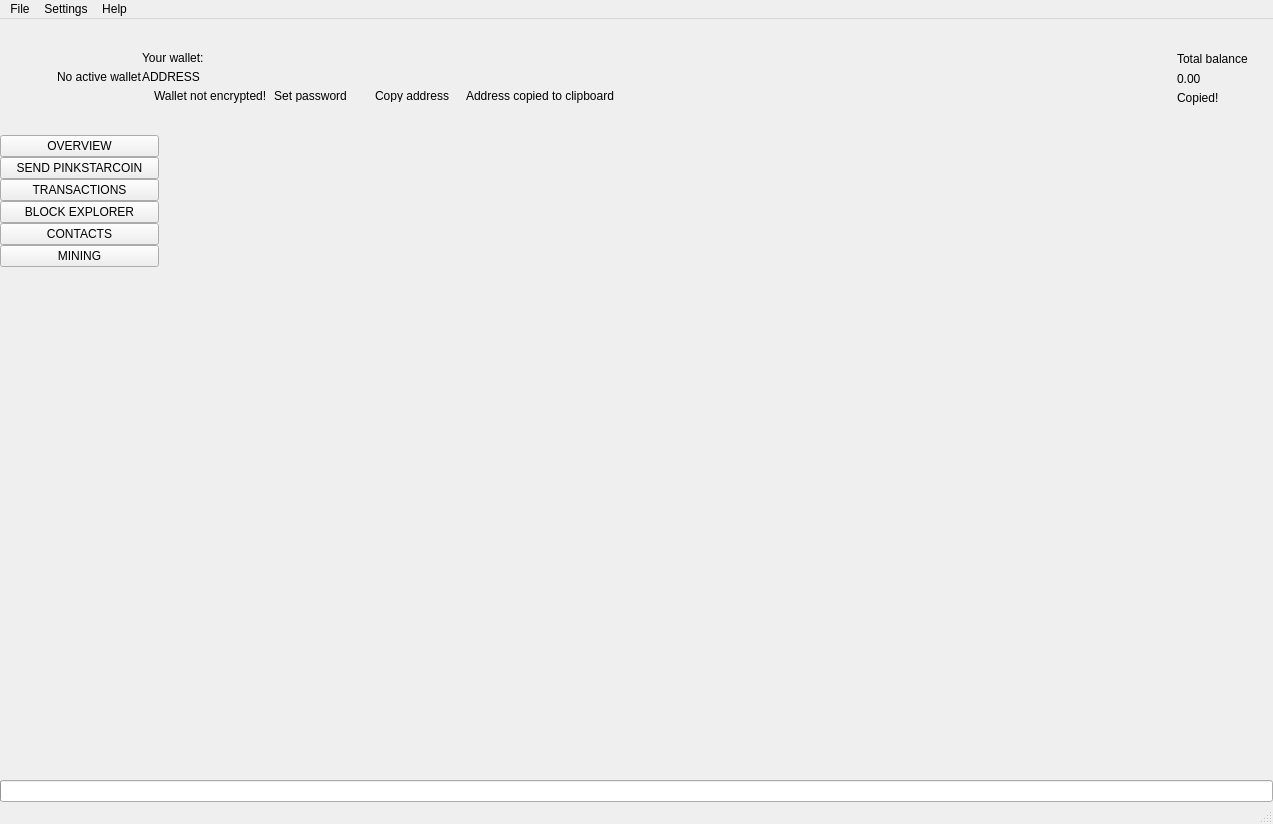
 <widget class="QMainWindow" name="MainWindow">
  <property name="geometry">
   <rect>
    <x>0</x>
    <y>0</y>
    <width>1273</width>
    <height>824</height>
   </rect>
  </property>
  <property name="sizePolicy">
   <sizepolicy hsizetype="Preferred" vsizetype="Preferred">
    <horstretch>0</horstretch>
    <verstretch>0</verstretch>
   </sizepolicy>
  </property>
  <property name="minimumSize">
   <size>
    <width>1260</width>
    <height>600</height>
   </size>
  </property>
  <property name="maximumSize">
   <size>
    <width>16777215</width>
    <height>16777215</height>
   </size>
  </property>
  <property name="windowTitle">
   <string>MainWindow</string>
  </property>
  <property name="windowIcon">
   <iconset>
    <normaloff>:/images/pinkstarcoin</normaloff>:/images/pinkstarcoin</iconset>
  </property>
  <widget class="QWidget" name="centralwidget">
   <layout class="QVBoxLayout" name="verticalLayout_2">
    <property name="spacing">
     <number>0</number>
    </property>
    <property name="leftMargin">
     <number>0</number>
    </property>
    <property name="topMargin">
     <number>0</number>
    </property>
    <property name="rightMargin">
     <number>0</number>
    </property>
    <property name="bottomMargin">
     <number>0</number>
    </property>
    <item>
     <widget class="QFrame" name="m_headerFrame">
      <property name="minimumSize">
       <size>
        <width>0</width>
        <height>116</height>
       </size>
      </property>
      <property name="maximumSize">
       <size>
        <width>16777215</width>
        <height>116</height>
       </size>
      </property>
      <property name="frameShape">
       <enum>QFrame::NoFrame</enum>
      </property>
      <property name="frameShadow">
       <enum>QFrame::Raised</enum>
      </property>
      <layout class="QHBoxLayout" name="horizontalLayout_3">
       <property name="spacing">
        <number>0</number>
       </property>
       <property name="leftMargin">
        <number>0</number>
       </property>
       <property name="topMargin">
        <number>0</number>
       </property>
       <property name="rightMargin">
        <number>25</number>
       </property>
       <property name="bottomMargin">
        <number>0</number>
       </property>
       <item>
        <spacer name="horizontalSpacer_2">
         <property name="orientation">
          <enum>Qt::Horizontal</enum>
         </property>
         <property name="sizeType">
          <enum>QSizePolicy::Fixed</enum>
         </property>
         <property name="sizeHint" stdset="0">
          <size>
           <width>30</width>
           <height>20</height>
          </size>
         </property>
        </spacer>
       </item>
       <item>
        <widget class="QLabel" name="m_logoLabel">
         <property name="text">
          <string/>
         </property>
        </widget>
       </item>
       <item>
        <spacer name="horizontalSpacer_5">
         <property name="orientation">
          <enum>Qt::Horizontal</enum>
         </property>
         <property name="sizeType">
          <enum>QSizePolicy::Fixed</enum>
         </property>
         <property name="sizeHint" stdset="0">
          <size>
           <width>20</width>
           <height>20</height>
          </size>
         </property>
        </spacer>
       </item>
       <item>
        <widget class="WalletGui::WalletSmallGrayTextLabel" name="m_noWalletLabel">
         <property name="text">
          <string>No active wallet</string>
         </property>
        </widget>
       </item>
       <item>
        <widget class="QFrame" name="m_walletFrame">
         <property name="frameShape">
          <enum>QFrame::NoFrame</enum>
         </property>
         <property name="frameShadow">
          <enum>QFrame::Raised</enum>
         </property>
         <layout class="QVBoxLayout" name="verticalLayout_3">
          <property name="spacing">
           <number>5</number>
          </property>
          <property name="leftMargin">
           <number>0</number>
          </property>
          <property name="topMargin">
           <number>0</number>
          </property>
          <property name="rightMargin">
           <number>0</number>
          </property>
          <property name="bottomMargin">
           <number>0</number>
          </property>
          <item>
           <spacer name="verticalSpacer_3">
            <property name="orientation">
             <enum>Qt::Vertical</enum>
            </property>
            <property name="sizeType">
             <enum>QSizePolicy::Minimum</enum>
            </property>
            <property name="sizeHint" stdset="0">
             <size>
              <width>20</width>
              <height>40</height>
             </size>
            </property>
           </spacer>
          </item>
          <item>
           <widget class="WalletGui::WalletSmallGrayTextLabel" name="m_walletLabel">
            <property name="text">
             <string>Your wallet:</string>
            </property>
            <property name="indent">
             <number>0</number>
            </property>
           </widget>
          </item>
          <item>
           <widget class="QLabel" name="m_addressLabel">
            <property name="sizePolicy">
             <sizepolicy hsizetype="Preferred" vsizetype="Preferred">
              <horstretch>0</horstretch>
              <verstretch>0</verstretch>
             </sizepolicy>
            </property>
            <property name="cursor">
             <cursorShape>PointingHandCursor</cursorShape>
            </property>
            <property name="toolTip">
             <string>Click to copy</string>
            </property>
            <property name="text">
             <string>ADDRESS</string>
            </property>
            <property name="indent">
             <number>0</number>
            </property>
           </widget>
          </item>
          <item>
           <layout class="QHBoxLayout" name="horizontalLayout_2">
            <property name="spacing">
             <number>0</number>
            </property>
            <item alignment="Qt::AlignTop">
             <widget class="QFrame" name="m_notEncryptedFrame">
              <property name="frameShape">
               <enum>QFrame::NoFrame</enum>
              </property>
              <property name="frameShadow">
               <enum>QFrame::Raised</enum>
              </property>
              <layout class="QHBoxLayout" name="horizontalLayout_4">
               <property name="spacing">
                <number>0</number>
               </property>
               <property name="leftMargin">
                <number>0</number>
               </property>
               <property name="topMargin">
                <number>0</number>
               </property>
               <property name="rightMargin">
                <number>0</number>
               </property>
               <property name="bottomMargin">
                <number>0</number>
               </property>
               <item alignment="Qt::AlignVCenter">
                <widget class="QLabel" name="m_notEncryptedIconLabel">
                 <property name="text">
                  <string/>
                 </property>
                 <property name="pixmap">
                  <pixmap resource="../../resources.qrc">:/icons/lock_open_gray</pixmap>
                 </property>
                 <property name="alignment">
                  <set>Qt::AlignLeading|Qt::AlignLeft|Qt::AlignVCenter</set>
                 </property>
                </widget>
               </item>
               <item>
                <spacer name="horizontalSpacer_11">
                 <property name="orientation">
                  <enum>Qt::Horizontal</enum>
                 </property>
                 <property name="sizeType">
                  <enum>QSizePolicy::Fixed</enum>
                 </property>
                 <property name="sizeHint" stdset="0">
                  <size>
                   <width>5</width>
                   <height>3</height>
                  </size>
                 </property>
                </spacer>
               </item>
               <item alignment="Qt::AlignVCenter">
                <widget class="WalletGui::WalletTinyGrayTextLabel" name="m_notEncryptedTextLabel">
                 <property name="text">
                  <string>Wallet not encrypted!</string>
                 </property>
                 <property name="alignment">
                  <set>Qt::AlignLeading|Qt::AlignLeft|Qt::AlignVCenter</set>
                 </property>
                </widget>
               </item>
               <item>
                <spacer name="horizontalSpacer_9">
                 <property name="orientation">
                  <enum>Qt::Horizontal</enum>
                 </property>
                 <property name="sizeType">
                  <enum>QSizePolicy::Fixed</enum>
                 </property>
                 <property name="sizeHint" stdset="0">
                  <size>
                   <width>3</width>
                   <height>3</height>
                  </size>
                 </property>
                </spacer>
               </item>
               <item alignment="Qt::AlignVCenter">
                <widget class="WalletGui::WalletTinyLinkLikeButton" name="m_encryptButton">
                 <property name="sizePolicy">
                  <sizepolicy hsizetype="Minimum" vsizetype="Minimum">
                   <horstretch>0</horstretch>
                   <verstretch>0</verstretch>
                  </sizepolicy>
                 </property>
                 <property name="minimumSize">
                  <size>
                   <width>0</width>
                   <height>3</height>
                  </size>
                 </property>
                 <property name="cursor">
                  <cursorShape>PointingHandCursor</cursorShape>
                 </property>
                 <property name="text">
                  <string>Set password</string>
                 </property>
                 <property name="flat">
                  <bool>true</bool>
                 </property>
                </widget>
               </item>
               <item>
                <spacer name="horizontalSpacer_10">
                 <property name="orientation">
                  <enum>Qt::Horizontal</enum>
                 </property>
                 <property name="sizeType">
                  <enum>QSizePolicy::Fixed</enum>
                 </property>
                 <property name="sizeHint" stdset="0">
                  <size>
                   <width>20</width>
                   <height>3</height>
                  </size>
                 </property>
                </spacer>
               </item>
              </layout>
             </widget>
            </item>
            <item alignment="Qt::AlignVCenter">
             <widget class="WalletGui::WalletTinyLinkLikeButton" name="m_copyAddressButton">
              <property name="sizePolicy">
               <sizepolicy hsizetype="Minimum" vsizetype="Minimum">
                <horstretch>0</horstretch>
                <verstretch>0</verstretch>
               </sizepolicy>
              </property>
              <property name="minimumSize">
               <size>
                <width>0</width>
                <height>3</height>
               </size>
              </property>
              <property name="cursor">
               <cursorShape>PointingHandCursor</cursorShape>
              </property>
              <property name="focusPolicy">
               <enum>Qt::NoFocus</enum>
              </property>
              <property name="autoFillBackground">
               <bool>true</bool>
              </property>
              <property name="text">
               <string>Copy address</string>
              </property>
              <property name="flat">
               <bool>true</bool>
              </property>
             </widget>
            </item>
            <item>
             <spacer name="horizontalSpacer_7">
              <property name="orientation">
               <enum>Qt::Horizontal</enum>
              </property>
              <property name="sizeType">
               <enum>QSizePolicy::Fixed</enum>
              </property>
              <property name="sizeHint" stdset="0">
               <size>
                <width>13</width>
                <height>3</height>
               </size>
              </property>
             </spacer>
            </item>
            <item alignment="Qt::AlignVCenter">
             <widget class="WalletGui::CopyMagicLabel" name="m_copyAddressLabel">
              <property name="text">
               <string>Address copied to clipboard</string>
              </property>
              <property name="alignment">
               <set>Qt::AlignLeading|Qt::AlignLeft|Qt::AlignVCenter</set>
              </property>
             </widget>
            </item>
            <item>
             <spacer name="horizontalSpacer">
              <property name="orientation">
               <enum>Qt::Horizontal</enum>
              </property>
              <property name="sizeHint" stdset="0">
               <size>
                <width>40</width>
                <height>3</height>
               </size>
              </property>
             </spacer>
            </item>
           </layout>
          </item>
          <item>
           <spacer name="verticalSpacer_2">
            <property name="orientation">
             <enum>Qt::Vertical</enum>
            </property>
            <property name="sizeType">
             <enum>QSizePolicy::Minimum</enum>
            </property>
            <property name="sizeHint" stdset="0">
             <size>
              <width>20</width>
              <height>40</height>
             </size>
            </property>
           </spacer>
          </item>
         </layout>
        </widget>
       </item>
       <item>
        <spacer name="horizontalSpacer_3">
         <property name="orientation">
          <enum>Qt::Horizontal</enum>
         </property>
         <property name="sizeType">
          <enum>QSizePolicy::Expanding</enum>
         </property>
         <property name="sizeHint" stdset="0">
          <size>
           <width>34</width>
           <height>20</height>
          </size>
         </property>
        </spacer>
       </item>
       <item>
        <spacer name="horizontalSpacer_8">
         <property name="orientation">
          <enum>Qt::Horizontal</enum>
         </property>
         <property name="sizeType">
          <enum>QSizePolicy::Fixed</enum>
         </property>
         <property name="sizeHint" stdset="0">
          <size>
           <width>34</width>
           <height>20</height>
          </size>
         </property>
        </spacer>
       </item>
       <item alignment="Qt::AlignRight|Qt::AlignVCenter">
        <widget class="QFrame" name="m_balanceFrame">
         <layout class="QGridLayout" name="gridLayout">
          <property name="leftMargin">
           <number>0</number>
          </property>
          <property name="topMargin">
           <number>30</number>
          </property>
          <property name="rightMargin">
           <number>0</number>
          </property>
          <property name="bottomMargin">
           <number>0</number>
          </property>
          <property name="verticalSpacing">
           <number>3</number>
          </property>
          <item row="0" column="2">
           <layout class="QVBoxLayout" name="verticalLayout_4">
            <item>
             <widget class="QLabel" name="m_balanceTextLabel">
              <property name="text">
               <string>Total balance</string>
              </property>
             </widget>
            </item>
            <item>
             <widget class="QLabel" name="m_balanceLabel">
              <property name="cursor">
               <cursorShape>PointingHandCursor</cursorShape>
              </property>
              <property name="toolTip">
               <string>Click to copy</string>
              </property>
              <property name="text">
               <string>0.00</string>
              </property>
             </widget>
            </item>
           </layout>
          </item>
          <item row="1" column="2">
           <widget class="WalletGui::CopyMagicLabel" name="m_balanceCopyLabel">
            <property name="text">
             <string>Copied!</string>
            </property>
           </widget>
          </item>
          <item row="0" column="1">
           <spacer name="horizontalSpacer_6">
            <property name="orientation">
             <enum>Qt::Horizontal</enum>
            </property>
            <property name="sizeType">
             <enum>QSizePolicy::Fixed</enum>
            </property>
            <property name="sizeHint" stdset="0">
             <size>
              <width>2</width>
              <height>39</height>
             </size>
            </property>
           </spacer>
          </item>
          <item row="2" column="2">
           <spacer name="verticalSpacer_5">
            <property name="orientation">
             <enum>Qt::Vertical</enum>
            </property>
            <property name="sizeType">
             <enum>QSizePolicy::Expanding</enum>
            </property>
            <property name="sizeHint" stdset="0">
             <size>
              <width>20</width>
              <height>50</height>
             </size>
            </property>
           </spacer>
          </item>
          <item row="0" column="0">
           <widget class="QLabel" name="m_balanceIconLabel">
            <property name="text">
             <string/>
            </property>
            <property name="pixmap">
             <pixmap resource="../../resources.qrc">:/icons/total_balance</pixmap>
            </property>
           </widget>
          </item>
         </layout>
        </widget>
       </item>
      </layout>
     </widget>
    </item>
    <item>
     <layout class="QHBoxLayout" name="horizontalLayout" stretch="0,0,0,0,0,0,0,0">
      <property name="spacing">
       <number>0</number>
      </property>
      <item>
       <widget class="QFrame" name="m_toolFrame">
        <property name="frameShape">
         <enum>QFrame::NoFrame</enum>
        </property>
        <property name="frameShadow">
         <enum>QFrame::Plain</enum>
        </property>
        <property name="lineWidth">
         <number>0</number>
        </property>
        <layout class="QVBoxLayout" name="verticalLayout">
         <property name="spacing">
          <number>0</number>
         </property>
         <property name="leftMargin">
          <number>0</number>
         </property>
         <property name="topMargin">
          <number>0</number>
         </property>
         <property name="rightMargin">
          <number>0</number>
         </property>
         <property name="bottomMargin">
          <number>0</number>
         </property>
         <item>
          <widget class="QPushButton" name="m_overviewButton">
           <property name="sizePolicy">
            <sizepolicy hsizetype="Minimum" vsizetype="Fixed">
             <horstretch>0</horstretch>
             <verstretch>0</verstretch>
            </sizepolicy>
           </property>
           <property name="focusPolicy">
            <enum>Qt::NoFocus</enum>
           </property>
           <property name="text">
            <string>OVERVIEW</string>
           </property>
           <property name="checkable">
            <bool>true</bool>
           </property>
           <attribute name="buttonGroup">
            <string notr="true">m_toolButtonGroup</string>
           </attribute>
          </widget>
         </item>
         <item>
          <widget class="QPushButton" name="m_sendButton">
           <property name="sizePolicy">
            <sizepolicy hsizetype="Minimum" vsizetype="Fixed">
             <horstretch>0</horstretch>
             <verstretch>0</verstretch>
            </sizepolicy>
           </property>
           <property name="focusPolicy">
            <enum>Qt::NoFocus</enum>
           </property>
           <property name="text">
            <string>SEND PINKSTARCOIN</string>
           </property>
           <property name="checkable">
            <bool>true</bool>
           </property>
           <attribute name="buttonGroup">
            <string notr="true">m_toolButtonGroup</string>
           </attribute>
          </widget>
         </item>
         <item>
          <widget class="QPushButton" name="m_transactionsButton">
           <property name="sizePolicy">
            <sizepolicy hsizetype="Minimum" vsizetype="Fixed">
             <horstretch>0</horstretch>
             <verstretch>0</verstretch>
            </sizepolicy>
           </property>
           <property name="focusPolicy">
            <enum>Qt::NoFocus</enum>
           </property>
           <property name="text">
            <string>TRANSACTIONS</string>
           </property>
           <property name="checkable">
            <bool>true</bool>
           </property>
           <attribute name="buttonGroup">
            <string notr="true">m_toolButtonGroup</string>
           </attribute>
          </widget>
         </item>
         <item>
          <widget class="QPushButton" name="m_blockExplorerButton">
           <property name="focusPolicy">
            <enum>Qt::NoFocus</enum>
           </property>
           <property name="text">
            <string>BLOCK EXPLORER</string>
           </property>
           <property name="checkable">
            <bool>true</bool>
           </property>
           <attribute name="buttonGroup">
            <string notr="true">m_toolButtonGroup</string>
           </attribute>
          </widget>
         </item>
         <item>
          <widget class="QPushButton" name="m_addressBookButton">
           <property name="sizePolicy">
            <sizepolicy hsizetype="Minimum" vsizetype="Fixed">
             <horstretch>0</horstretch>
             <verstretch>0</verstretch>
            </sizepolicy>
           </property>
           <property name="focusPolicy">
            <enum>Qt::NoFocus</enum>
           </property>
           <property name="text">
            <string>CONTACTS</string>
           </property>
           <property name="checkable">
            <bool>true</bool>
           </property>
           <attribute name="buttonGroup">
            <string notr="true">m_toolButtonGroup</string>
           </attribute>
          </widget>
         </item>
         <item>
          <widget class="QPushButton" name="m_miningButton">
           <property name="focusPolicy">
            <enum>Qt::NoFocus</enum>
           </property>
           <property name="text">
            <string>MINING</string>
           </property>
           <property name="checkable">
            <bool>true</bool>
           </property>
           <attribute name="buttonGroup">
            <string notr="true">m_toolButtonGroup</string>
           </attribute>
          </widget>
         </item>
         <item>
          <spacer name="verticalSpacer">
           <property name="orientation">
            <enum>Qt::Vertical</enum>
           </property>
           <property name="sizeHint" stdset="0">
            <size>
             <width>20</width>
             <height>40</height>
            </size>
           </property>
          </spacer>
         </item>
        </layout>
       </widget>
      </item>
      <item>
       <widget class="WalletGui::OverviewFrame" name="m_overviewFrame">
        <property name="frameShape">
         <enum>QFrame::NoFrame</enum>
        </property>
        <property name="frameShadow">
         <enum>QFrame::Raised</enum>
        </property>
       </widget>
      </item>
      <item>
       <widget class="WalletGui::SendFrame" name="m_sendFrame">
        <property name="frameShape">
         <enum>QFrame::NoFrame</enum>
        </property>
        <property name="frameShadow">
         <enum>QFrame::Raised</enum>
        </property>
       </widget>
      </item>
      <item>
       <widget class="WalletGui::TransactionsFrame" name="m_transactionsFrame">
        <property name="frameShape">
         <enum>QFrame::NoFrame</enum>
        </property>
        <property name="frameShadow">
         <enum>QFrame::Raised</enum>
        </property>
       </widget>
      </item>
      <item>
       <widget class="WalletGui::AddressBookFrame" name="m_addressBookFrame">
        <property name="frameShape">
         <enum>QFrame::NoFrame</enum>
        </property>
        <property name="frameShadow">
         <enum>QFrame::Raised</enum>
        </property>
       </widget>
      </item>
      <item>
       <widget class="WalletGui::NoWalletFrame" name="m_noWalletFrame">
        <property name="frameShape">
         <enum>QFrame::NoFrame</enum>
        </property>
        <property name="frameShadow">
         <enum>QFrame::Raised</enum>
        </property>
       </widget>
      </item>
      <item>
       <widget class="WalletGui::BlockExplorerFrame" name="m_blockExplorerFrame">
        <property name="frameShape">
         <enum>QFrame::NoFrame</enum>
        </property>
        <property name="frameShadow">
         <enum>QFrame::Raised</enum>
        </property>
       </widget>
      </item>
      <item>
       <widget class="WalletGui::MiningFrame" name="m_miningFrame">
        <property name="frameShape">
         <enum>QFrame::NoFrame</enum>
        </property>
        <property name="frameShadow">
         <enum>QFrame::Raised</enum>
        </property>
       </widget>
      </item>
     </layout>
    </item>
    <item>
     <widget class="QProgressBar" name="m_syncProgress">
      <property name="maximum">
       <number>100</number>
      </property>
      <property name="value">
       <number>0</number>
      </property>
      <property name="textVisible">
       <bool>false</bool>
      </property>
     </widget>
    </item>
   </layout>
  </widget>
  <widget class="QMenuBar" name="menubar">
   <property name="geometry">
    <rect>
     <x>0</x>
     <y>0</y>
     <width>1273</width>
     <height>21</height>
    </rect>
   </property>
   <widget class="QMenu" name="menuFile">
    <property name="title">
     <string>File</string>
    </property>
    <addaction name="m_createWalletAction"/>
    <addaction name="m_openWalletAction"/>
    <addaction name="m_recentWalletsAction"/>
    <addaction name="m_backupWalletAction"/>
    <addaction name="m_saveKeysAction"/>
    <addaction name="m_resetAction"/>
    <addaction name="m_importKeyAction"/>
    <addaction name="m_exportKeyAction"/>
    <addaction name="m_exportTrackingKeyAction"/>
    <addaction name="m_exitAction"/>
   </widget>
   <widget class="QMenu" name="menuSettings">
    <property name="title">
     <string>Settings</string>
    </property>
    <widget class="QMenu" name="menuThemes">
     <property name="title">
      <string>Themes</string>
     </property>
    </widget>
    <addaction name="m_encryptWalletAction"/>
    <addaction name="m_changePasswordAction"/>
    <addaction name="m_removePendingTxAction"/>
    <addaction name="separator"/>
    <addaction name="m_autostartAction"/>
    <addaction name="m_minimizeToTrayAction"/>
    <addaction name="m_closeToTrayAction"/>
    <addaction name="separator"/>
    <addaction name="m_preferencesAction"/>
    <addaction name="menuThemes"/>
   </widget>
   <widget class="QMenu" name="menuHelp">
    <property name="title">
     <string>Help</string>
    </property>
    <addaction name="m_communityForumAction"/>
    <addaction name="m_reportIssueAction"/>
    <addaction name="m_aboutpinkstarcoinAction"/>
    <addaction name="m_aboutQtAction"/>
   </widget>
   <addaction name="menuFile"/>
   <addaction name="menuSettings"/>
   <addaction name="menuHelp"/>
  </widget>
  <widget class="WalletGui::WalletStatusBar" name="statusBar"/>
  <action name="m_exitAction">
   <property name="checkable">
    <bool>false</bool>
   </property>
   <property name="enabled">
    <bool>true</bool>
   </property>
   <property name="text">
    <string>Exit</string>
   </property>
   <property name="shortcut">
    <string>Ctrl+Q</string>
   </property>
  </action>
  <action name="m_createWalletAction">
   <property name="enabled">
    <bool>true</bool>
   </property>
   <property name="text">
    <string>Create wallet</string>
   </property>
  </action>
  <action name="m_openWalletAction">
   <property name="enabled">
    <bool>true</bool>
   </property>
   <property name="text">
    <string>Open wallet</string>
   </property>
  </action>
  <action name="m_encryptWalletAction">
   <property name="enabled">
    <bool>true</bool>
   </property>
   <property name="text">
    <string>Encrypt wallet</string>
   </property>
  </action>
  <action name="m_changePasswordAction">
   <property name="enabled">
    <bool>true</bool>
   </property>
   <property name="text">
    <string>Change password</string>
   </property>
   <property name="toolTip">
    <string>Change password</string>
   </property>
  </action>
  <action name="m_aboutpinkstarcoinAction">
   <property name="enabled">
    <bool>true</bool>
   </property>
   <property name="text">
    <string>About pinkstarcoin</string>
   </property>
  </action>
  <action name="m_aboutQtAction">
   <property name="enabled">
    <bool>true</bool>
   </property>
   <property name="text">
    <string>About Qt</string>
   </property>
  </action>
  <action name="m_backupWalletAction">
   <property name="enabled">
    <bool>true</bool>
   </property>
   <property name="text">
    <string>Backup wallet</string>
   </property>
  </action>
  <action name="m_autostartAction">
   <property name="checkable">
    <bool>true</bool>
   </property>
   <property name="text">
    <string>Start on system login</string>
   </property>
  </action>
  <action name="m_minimizeToTrayAction">
   <property name="checkable">
    <bool>true</bool>
   </property>
   <property name="text">
    <string>Minimize to tray</string>
   </property>
  </action>
  <action name="m_closeToTrayAction">
   <property name="checkable">
    <bool>true</bool>
   </property>
   <property name="text">
    <string>Close to tray</string>
   </property>
  </action>
  <action name="m_preferencesAction">
   <property name="text">
    <string>Preferences</string>
   </property>
  </action>
  <action name="m_recentWalletsAction">
   <property name="text">
    <string>Recent wallets</string>
   </property>
  </action>
  <action name="m_exportTrackingKeyAction">
   <property name="text">
    <string>Export tracking key</string>
   </property>
   <property name="toolTip">
    <string>Export tracking key</string>
   </property>
  </action>
  <action name="m_importKeyAction">
   <property name="text">
    <string>Import key</string>
   </property>
   <property name="toolTip">
    <string>Import key</string>
   </property>
  </action>
  <action name="m_communityForumAction">
   <property name="text">
    <string>Join us on Discord</string>
   </property>
  </action>
  <action name="m_reportIssueAction">
   <property name="text">
    <string>Report an issue</string>
   </property>
  </action>
  <action name="m_resetAction">
   <property name="text">
    <string>Reset wallet</string>
   </property>
  </action>
  <action name="m_saveKeysAction">
   <property name="text">
    <string>Save wallet keys</string>
   </property>
  </action>
  <action name="m_exportKeyAction">
   <property name="text">
    <string>Export key</string>
   </property>
   <property name="toolTip">
    <string>Export key</string>
   </property>
  </action>
  <action name="m_removePendingTxAction">
   <property name="checkable">
    <bool>false</bool>
   </property>
   <property name="text">
    <string>Remove pending TXs</string>
   </property>
  </action>
 </widget>
